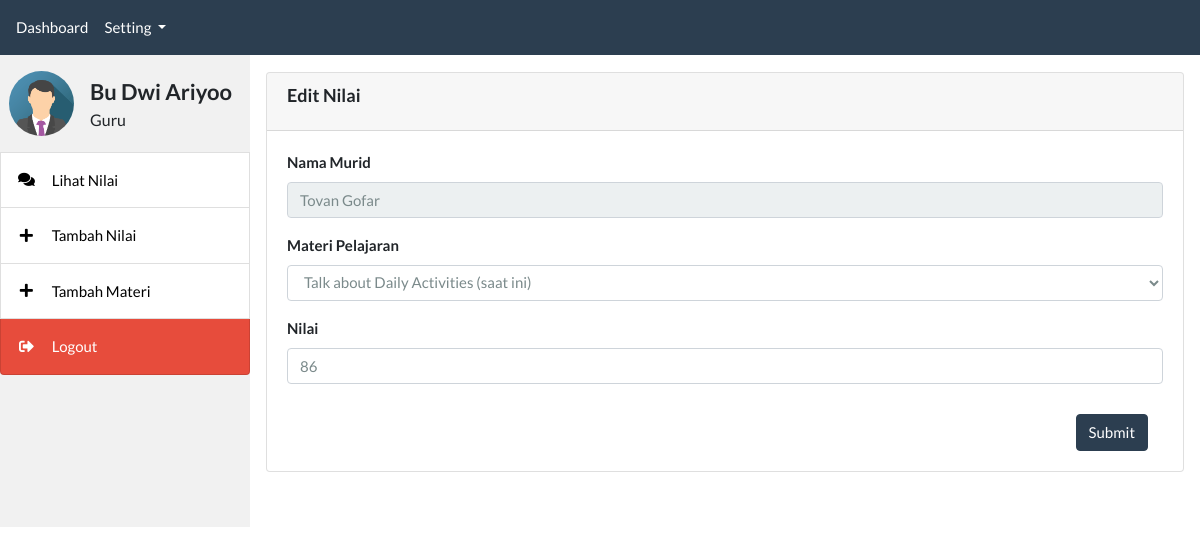
Page /monitoring_nilai/guru/edit_nilai.php?id=6 (signed in) on the committed database.
### tables this page shows
CREATE TABLE `nilai_siswa` (
  `id` int NOT NULL,
  `id_user` varchar(3) NOT NULL,
  `id_materi` varchar(3) NOT NULL,
  `nilai` varchar(3) NOT NULL
);

CREATE TABLE `user` (
  `id` int NOT NULL,
  `name` varchar(255) NOT NULL,
  `username` varchar(255) NOT NULL,
  `password` varchar(255) NOT NULL,
  `level` varchar(20) NOT NULL
);

CREATE TABLE `materi_pembelajaran` (
  `id` int NOT NULL,
  `nama_materi` varchar(150) NOT NULL,
  `id_guru` varchar(3) NOT NULL
);

### monitoring_nilai/guru/edit_nilai.php (the view, shortened to what this page needs)
<?php include 'guru_header.php'; ?>
<?php include 'guru_sidebar.php'; ?>
<?php
include '../koneksi.php';
?>
<div class="content">
    <div class="card mt-3">
        <div class="card-header">
            <h3 class="card-title" style="font-weight: bold;font-size:larger;">Edit Nilai</h3>
        </div>
        <form action="edit_nilai_act.php" method="post">
            <div class="card-body">
                <?php
                if (isset($_GET['id'])) {
                    $data = mysqli_query($koneksi, "SELECT ns.id AS id_nilai, u.name, ns.nilai, ns.id_materi, mp.nama_materi FROM nilai_siswa AS ns
                    LEFT JOIN user AS u ON ns.id_user = u.id
                    LEFT JOIN materi_pembelajaran AS mp ON ns.id_materi = mp.id
                    WHERE ns.id = " . $_GET['id'] . "");
                    while ($d = mysqli_fetch_array($data)) {
                ?>
                        <div class="row">
                            <div class="col-md-12">
                                <div class="form-group">
                                    <label for="data"><b>Nama Murid</b></label>
                                    <div class="row">
                                        <div class="container">
                                            <div class="float-left" style="width: 100%;">
                                                <input type="text" name="data_name" id="data_name" class="form-control" value="<?php echo $d['name'] ?>" style="width: 100%;" disabled>
                                            </div>
                                        </div>
                                    </div>
                                </div>
                                <div class="form-group">
                                    <label for="data"><b>Materi Pelajaran</b></label>
                                    <div class="row">
                                        <div class="container">
                                            <div class="float-left" style="width: 100%;">
                                                <select name="data_id_materi" id="data_id_materi" class="form-control">
                                                    <option value="<?php echo $d['id_materi'] ?>"><?php echo ucfirst($d['nama_materi']) ?> (saat ini)</option>
                                                </select>
                                            </div>
                                        </div>
                                    </div>
                                </div>
                                <div class="form-group">
                                    <label for="data"><b>Nilai</b></label>
                                    <div class="row">
                                        <div class="container">
                                            <div class="float-left" style="width: 100%;">
                                                <input type="text" name="data_nilai" id="data_nilai" class="form-control" value="<?php echo $d['nilai'] ?>" style="width: 100%;" required>
                                            </div>
                                        </div>
                                    </div>
                                </div>
                                <div class="col-md-12">
                                    <div style="display: float; margin-top:30px">
                                        <button type="submit" class="btn btn-primary submit-master float-right">Submit</button>
                                    </div>
                                </div>
                            </div>
        </form>
<?php }
                } ?>
    </div>
</div>
<?php include 'guru_footer.php'; ?>

### monitoring_nilai/guru/guru_sidebar.php (style rules this page uses)
body { position: relative; height: 100%; width: 100%; font-family: "Lato", sans-serif; }
div.content { margin-left: 250px; padding: 1px 16px; }

### rows in the picture
nilai_siswa: data_name "Tovan Gofar", data_id_materi "Talk about Daily Activities (saat ini)", data_nilai "86"

### other values in the picture
$_SESSION['name'] "Bu Dwi Ariyoo"
$_SESSION['level'] "Guru"
